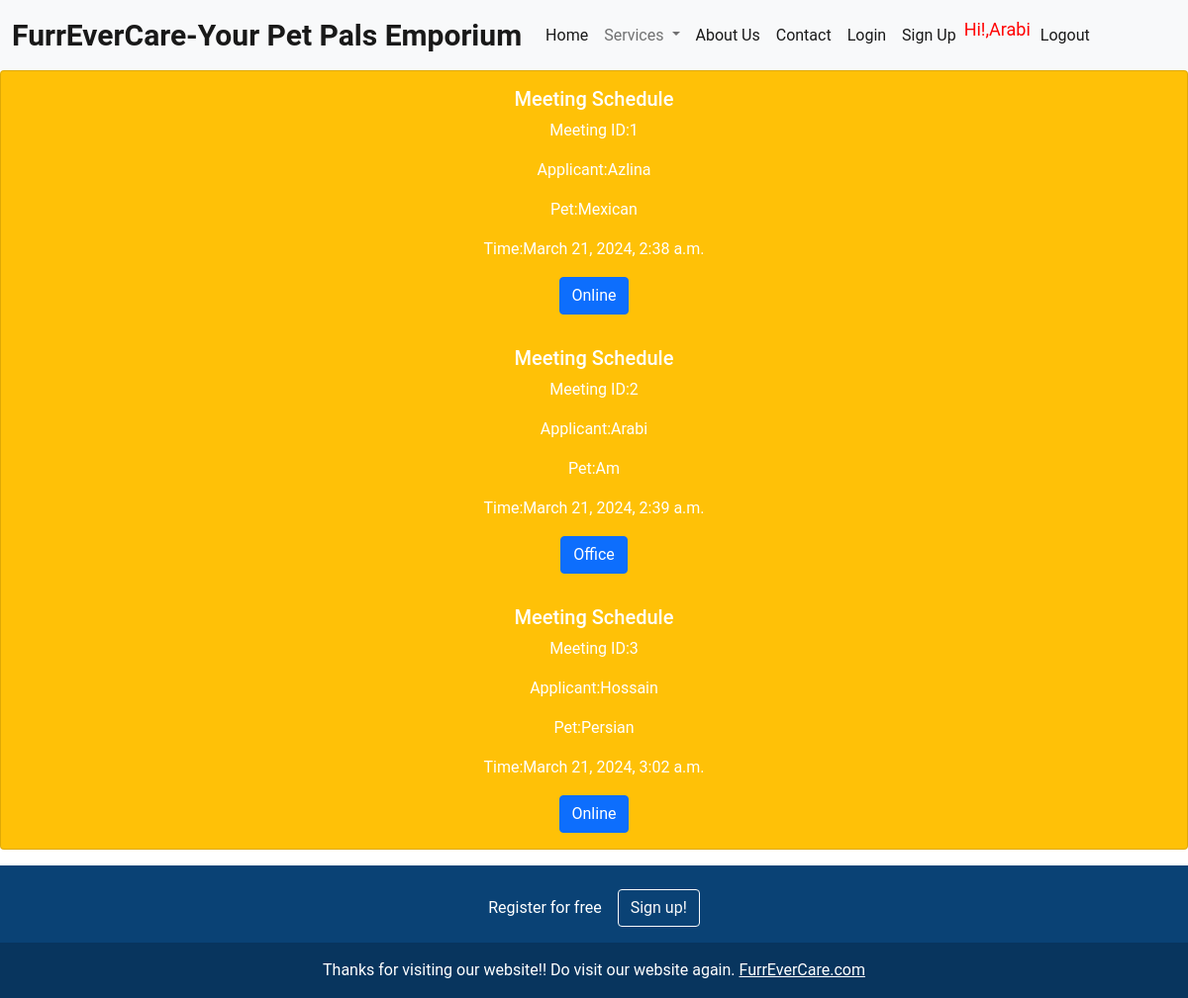
/MeetAndGreet/ (signed in), run on the app's committed database.
### pets/models.py (models this page shows, shortened)
class MeetAndGreet(models.Model):
    id = models.IntegerField(primary_key=True)
    user = models.ForeignKey(User, on_delete=models.CASCADE, blank=True,null=True)
    PetPreference = models.ForeignKey(PetPreference, on_delete=models.CASCADE, blank=True, null=True)
    scheduledAt = models.DateTimeField(auto_now_add=True,auto_now=False)
    location = models.TextField(max_length=200, null=True)

class PetPreference(models.Model):
    id = models.IntegerField(primary_key=True)
    species_choice = (
        ('Dog', 'Dog'),
        ('Cat', 'Cat'),
        ('Bird', 'Bird'),
    )
    species = models.CharField(max_length=100, choices=species_choice, blank=True, null=True)
    bread = models.TextField(max_length=200, null=True)
    age = models.IntegerField(blank=True, null=True)
    size_choice = (
        ('Small', 'Small'),
        ('Medium', 'Medium'),
        ('Large', 'Large'),
    )
    size = models.CharField(max_length=100, choices=size_choice, blank=True, null=True)
    description = models.TextField(max_length=200, null=True)
    adoptionFee = models.FloatField(blank=True, null=True)
    image = models.ImageField(upload_to='images/',blank=True,null=True,default='images/default.jpg')
    def __str__(self):
        return self.bread

### pets/views.py (the view)
# urls.py: path('MeetAndGreet/',p_view.Meet_and_Greet,name='MeetAndGreet'),
@login_required(login_url='login')
def Meet_and_Greet(request):
    meet = MeetAndGreet.objects.all()
    context = {
        'MG' : meet,
    }
    return render(request,template_name='Meet_and_Greet.html',context=context)

### template/Meet_and_Greet.html
{% extends 'Main.html' %}
{% load static %}
{% block content %}
<div class="row">
  <div class="col-sm-12">
    <div class="card text-center bg-warning mb-3">
        {% for mg in MG %}
      <div class="card-body">
        <h5 class="card-title">Meeting Schedule</h5>
        <p class="card-text">Meeting ID:{{mg.id}}</p>
        <p class="card-text">Applicant:{{mg.user}}</p>
        <p class="card-text">Pet:{{mg.PetPreference}}</p>
        <p class="card-text">Time:{{mg.scheduledAt }}</p>
        <a href="#" class="btn btn-primary">{{mg.location}}</a>
      </div>
        {% endfor %}
    </div>
  </div>
{% endblock  %}

### template/Navbar.html (shortened to what this page needs)
<nav class="navbar navbar-expand-lg navbar-light bg-light" >
  <div class="container-fluid">
    <a class="navbar-brand" href="#">FurrEverCare-Your Pet Pals Emporium</a>
    <div class="collapse navbar-collapse" id="navbarScroll">
      <ul class="navbar-nav me-auto my-2 my-lg-0 navbar-nav-scroll" style="--bs-scroll-height: 100px;">
        <li class="nav-item">
          <a class="nav-link active" aria-current="page" href="{% url 'home' %}">Home</a>
        </li>
        <li class="nav-item dropdown">
          <a class="nav-link dropdown-toggle" href="#" id="navbarScrollingDropdown" role="button" data-bs-toggle="dropdown" aria-expanded="false">
            Services
          </a>
        </li>
           <li class="nav-item">
             <a class="nav-link active" aria-current="page" href="{% url 'AboutUs' %}">About Us</a>
           </li>
          <li class="nav-item">
            <a class="nav-link active" aria-current="page" href="{% url 'Contact' %}">Contact</a>
          </li>
          <li class="nav-item">
            <a class="nav-link active" aria-current="page" href="{% url 'login' %}">Login</a>
          </li>
          <li class="nav-item">
          <a class="nav-link active" aria-current="page" href="{% url 'SignUp' %}">Sign Up</a>
            </li>
          <span class="hello-msg"> Hi!,{{request.user}}</span>
         <li class="nav-item">
            <a class="nav-link active" aria-current="page" href="{% url 'logout' %}">Logout</a>
          </li>
      </ul>
    </div>
  </div>
</nav>

### static/css/home.css (style rules this page uses)
* { margin:0; padding:0; font-family:sans-serif; }

### static/css/About Us.css (style rules this page uses)
* { margin:0px; padding:0px; box-sizing: border-box; font-family: 'Roboto',sans-serif; }

### static/css/Contact.css (style rules this page uses)
body { color:#fff }

### template/Navbar.html (style rules this page uses)
.hello-msg { font-size:18px; margin-right: 2px; color:#FF0000; }
.navbar-brand { font-size:30px; ; display:flex; justify-content:space-between; color:#FF0000; font-weight:bold; }

### data on the page
MeetAndGreet: id "1", user "Azlina", PetPreference "Mexican", scheduledAt "March 21, 2024, 2:38 a.m.", location "Online"
MeetAndGreet: id "2", user "Arabi", PetPreference "Am", scheduledAt "March 21, 2024, 2:39 a.m.", location "Office"
MeetAndGreet: id "3", user "Hossain", PetPreference "Persian", scheduledAt "March 21, 2024, 3:02 a.m.", location "Online"

### other printed values
{{ request.user }} "Arabi"
